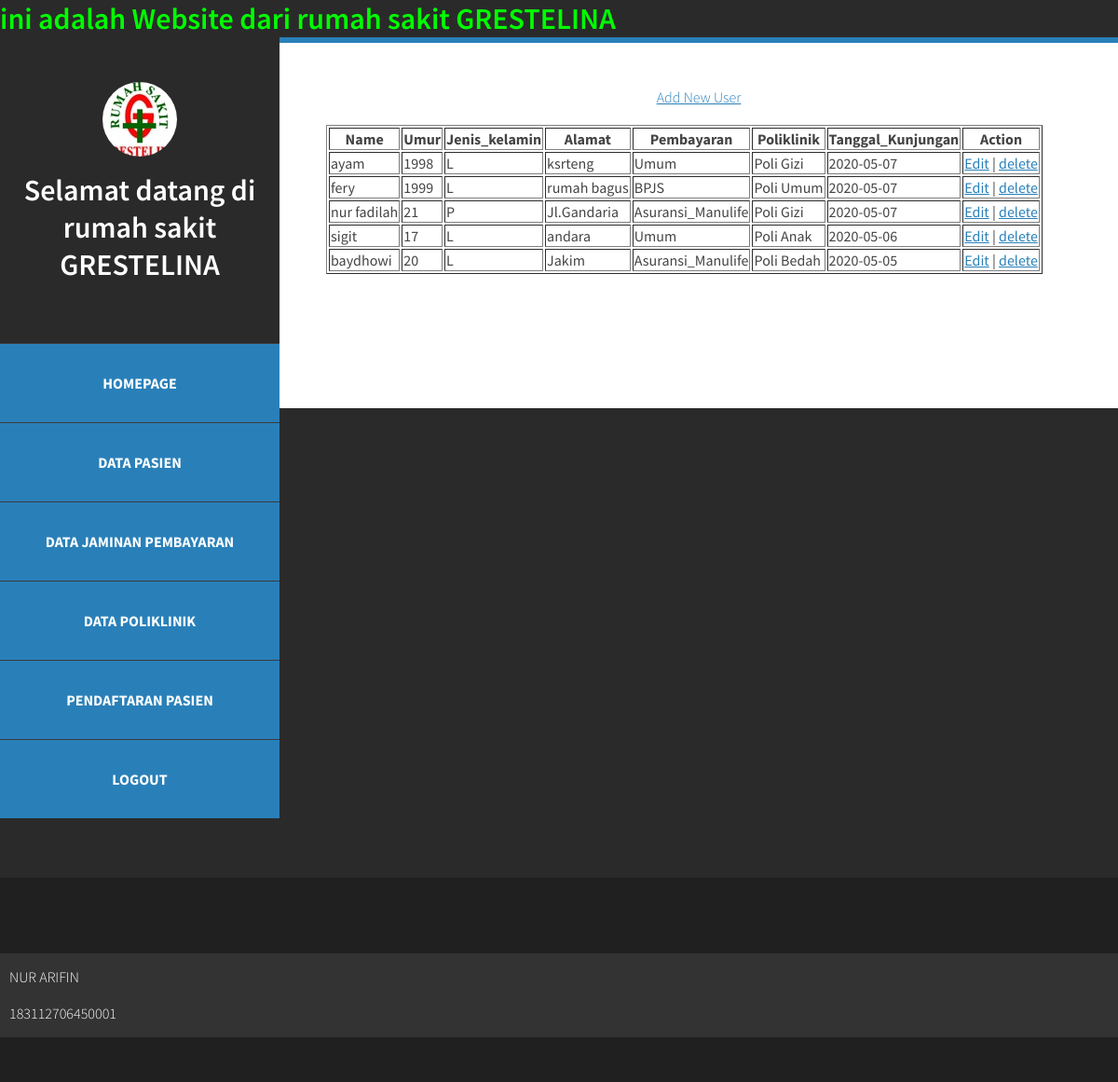
Page /daftar.php on the committed database.
### tables this page shows
CREATE TABLE `users` (
  `id` int(5) NOT NULL,
  `nama` varchar(100) NOT NULL,
  `umur` int(3) NOT NULL,
  `Kelamin` varchar(2) DEFAULT NULL,
  `alamat` varchar(100) NOT NULL,
  `jaminan` varchar(255) NOT NULL,
  `Poliklinik` varchar(20) DEFAULT NULL,
  `Kunjungan` date DEFAULT NULL
);

### daftar.php (the view, shortened to what this page needs)
<html>
<head>
    <link href="default.css" rel="stylesheet" type="text/css" media="all" />
    <link href="fonts.css" rel="stylesheet" type="text/css" media="all" />
</head>
<body>
    <?php
    include_once("config.php");
    $result = mysqli_query($mysqli, "SELECT * FROM users ORDER BY id DESC");
    ?>
    <div id="page" class="container">
        <div class="header1">
            <marquee scrollamount="">
                <h1>ini adalah Website dari rumah sakit GRESTELINA</h1>
            </marquee>
        </div>
        <div id="header">
            <div id="logo">
                <img src="images/rs.jpg" alt="" />
                <h1><a href="#">Selamat datang di rumah sakit GRESTELINA</a></h1>
            </div>
            <div id="menu">
                <ul>
                    <li class="current_page_item"><a href="index.php" accesskey="1" title="">Homepage</a></li>
                    <li class="current_page_item"><a href="daftar.php" accesskey="2" title="">Data Pasien</a></li>
                    <li class="current_page_item"><a href="jaminan.php" accesskey="3" title="">Data Jaminan Pembayaran</a></li>
                    <li class="current_page_item"><a href="poliklinik.php" accesskey="4" title="">Data Poliklinik</a></li>
                    <li class="current_page_item"><a href="add.php" accesskey="5" title="">Pendaftaran Pasien</a></li>
                    <li class="current_page_item"><a href="logout.php" accesskey="6" title="">Logout</a></li>
                </ul>
            </div>
        </div>
        <div id="main">
            <div id="banner">
                <body>
                    <a href="add.php">Add New User</a><br><br>
                    <table border="1">
                        <tr>
                            <th>Name</th>
                            <th>Umur</th>
                            <th>Jenis_kelamin</th>
                            <th>Alamat</th>
                            <th>Pembayaran</th>
                            <th>Poliklinik</th>
                            <th>Tanggal_Kunjungan</th>
                            <th>Action</th>
                        </tr>
                        <?php
                    while ($user_data = mysqli_fetch_array($result)) {
                        echo "<tr>";
                        echo "<td>" . $user_data['nama'] . "</td>";
                        echo "<td>" . $user_data['umur'] . "</td>";
                        echo "<td>" . $user_data['Kelamin'] . "</td>";
                        echo "<td>" . $user_data['alamat'] . "</td>";
                        echo "<td>" . $user_data['jaminan'] . "</td>";
                        echo "<td>" . $user_data['Poliklinik'] . "</td>";
                        echo "<td>" . $user_data['Kunjungan'] . "</td>";
                        echo "<td><a href='edit.php?id=$user_data[id]'>Edit</a> | <a href='delete.php?id=$user_data[id]'>delete</a></td>";
                        echo "</tr>";
                    }
                        ?>
                    </table>
                </body>
            </div>
        </div>
    </div>
</body>
<footer <div id="featured">
    <div class="title">
        <div id="footer">
            <span>NUR ARIFIN</span>
            <p>183112706450001</p>
        </div>
    </div>
</footer>
</html>

### default.css (style rules this page uses)
html, body { height: 100%; }
body { margin: 0px; padding: 0px; background: #202020; font-family: 'Source Sans Pro', sans-serif; font-size: 12pt; font-weight: 300; color: #444444; }
h1, h2, h3 { margin: 0; padding: 0; font-weight: 600; color: #333333; }
p, ol, ul { margin-top: 0; }
ol, ul { padding: 0; list-style: none; }
p { line-height: 180%; }
a { color: #2980b9; }
.container { overflow: hidden; margin: 0em auto; width: 1200px; }
.title { margin-bottom: 3em; }
h1,header1 { color: #00FF00; }
#header { position: relative; float: left; width: 300px; padding: 3em 0em; }
#footer { width: 100%; height: 90px; padding-left: 10px; line-height: 50px; background: #333; color: #fff; position: 1000px; }
#logo { text-align: center; margin-bottom: 4em; }
#logo h1 { display: block; }
#logo a { text-decoration: none; color: #FFF; }
#logo img { display: inline-block; margin-bottom: 1em; border-radius: 50%; }
#menu li { border-top: 1px solid rgba(255,255,255,0.08); }
#menu li a, #menu li span { display: block; padding: 2em 1.5em; text-align: center; text-decoration: none; text-transform: uppercase; font-weight: 700; color: rgba(255,255,255,0.5); }
#menu .current_page_item a { background: #2980b9; color: rgba(255,255,255,1); }
#banner { margin-bottom: 4em; }
#page { background: #2a2a2a; }
#main { overflow: hidden; float: right; width: 800px; padding: 3em 50px 5em 50px; background: #FFF; border-top: 6px solid #2980b9; text-align: center; }
#featured { overflow: hidden; margin-bottom: 3em; padding-top: 5em; border-top: 1px solid rgba(0,0,0,0.08); }

### rows in the picture
users: nama "ayam", umur "1998", Kelamin "L", alamat "ksrteng", jaminan "Umum", Poliklinik "Poli Gizi", Kunjungan "2020-05-07"
users: nama "fery", umur "1999", Kelamin "L", alamat "rumah bagus", jaminan "BPJS", Poliklinik "Poli Umum", Kunjungan "2020-05-07"
users: nama "nur fadilah", umur "21", Kelamin "P", alamat "Jl.Gandaria", jaminan "Asuransi_Manulife", Poliklinik "Poli Gizi", Kunjungan "2020-05-07"
users: nama "sigit", umur "17", Kelamin "L", alamat "andara", jaminan "Umum", Poliklinik "Poli Anak", Kunjungan "2020-05-06"
users: nama "baydhowi", umur "20", Kelamin "L", alamat "Jakim", jaminan "Asuransi_Manulife", Poliklinik "Poli Bedah", Kunjungan "2020-05-05"
